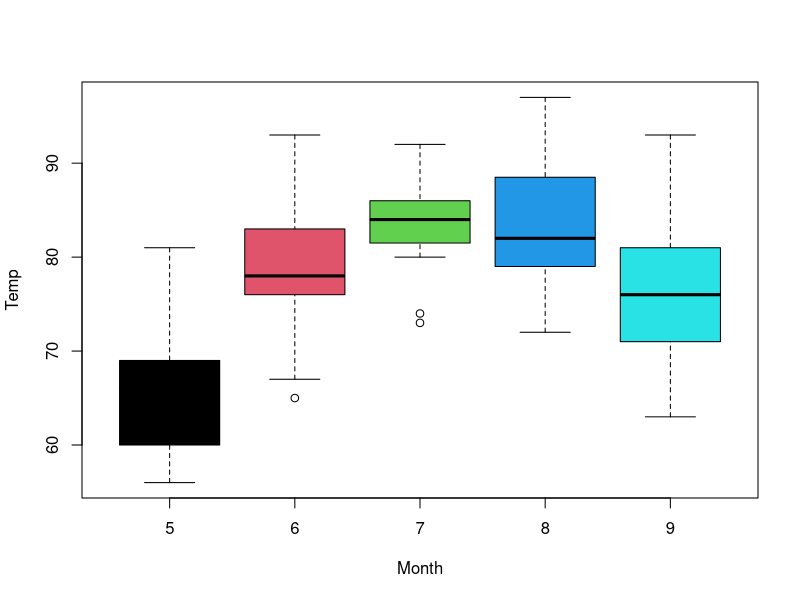
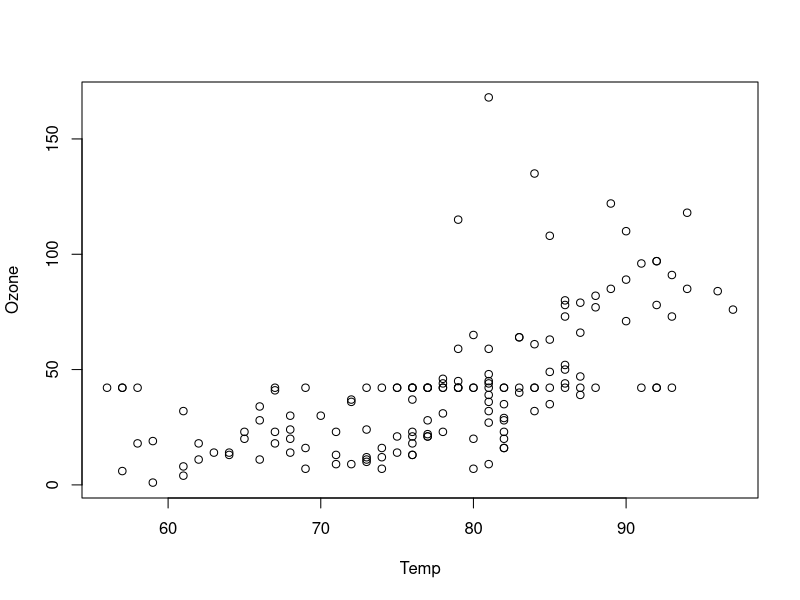

Write R code to recreate these figures, in order.
## ---- chunk 1
# Install and Load Necessary Packages and Libraries

# Install and load these required packages be removing the # sign. 

#install.packages("caret")
library(caret)
#install.packages("tidyverse")
library(tidyverse)
## ---- chunk 2
# This is the syntax we use to load the "airquality" dataset
data(airquality)

# Call a summary of the data
summary(airquality)

# Check the structure of the data
str(airquality)

# We see there are some NA values, lets print information about the missing values so we can replacement them
print("Missing values before replacement:")
print(colSums(is.na(airquality)))

# Now that we have seen all the NA response, we will replace them with the mean for each variable
airquality <- airquality %>%
  mutate_all(~ ifelse(is.na(.), mean(., na.rm = TRUE), .))

# Check observations for NA responses after our replacement with the mean
print("Missing values after replacement:")
print(colSums(is.na(airquality)))

# Set a moderate seed for reproducibility
set.seed(123)

# Now we will split the data into a training and testing datasets
split_index <- createDataPartition(airquality$Temp, p = 0.7, list = FALSE)
train_data <- airquality[split_index, ]
test_data <- airquality[-split_index, ]
## ---- chunk 3
# This is how we create a simple linear regression model using the training data
lm_model <- lm(Temp ~ Ozone, data = train_data)

# This syntax allows us to make predictions based on the training data
train_predictions <- predict(lm_model, newdata = train_data)

# Calculate Mean Square Prediction Error (MSPE) for the training model to gauge how well it predicts
mspe_train <- mean((train_data$Temp - train_predictions)^2)
print(paste("MSPE for Training Model:", mspe_train))
## ---- chunk 4
# Predict the target variable on the testing set
test_predictions <- predict(lm_model, newdata = test_data)

# Calculate MSPE for the test model
mspe_test <- mean((test_data$Temp - test_predictions)^2)
print(paste("MSPE for Test Model:", mspe_test))
## ---- chunk 5
# As an extra, here is a box plot of Temperature by Month
with(airquality, boxplot(Temp ~ Month, col = c(1,2,3,4,5)))

## ---- chunk 6
# Lastly, here is a Scatterplot of Ozone vs. Temperature
with(airquality, plot(Ozone ~ Temp))

